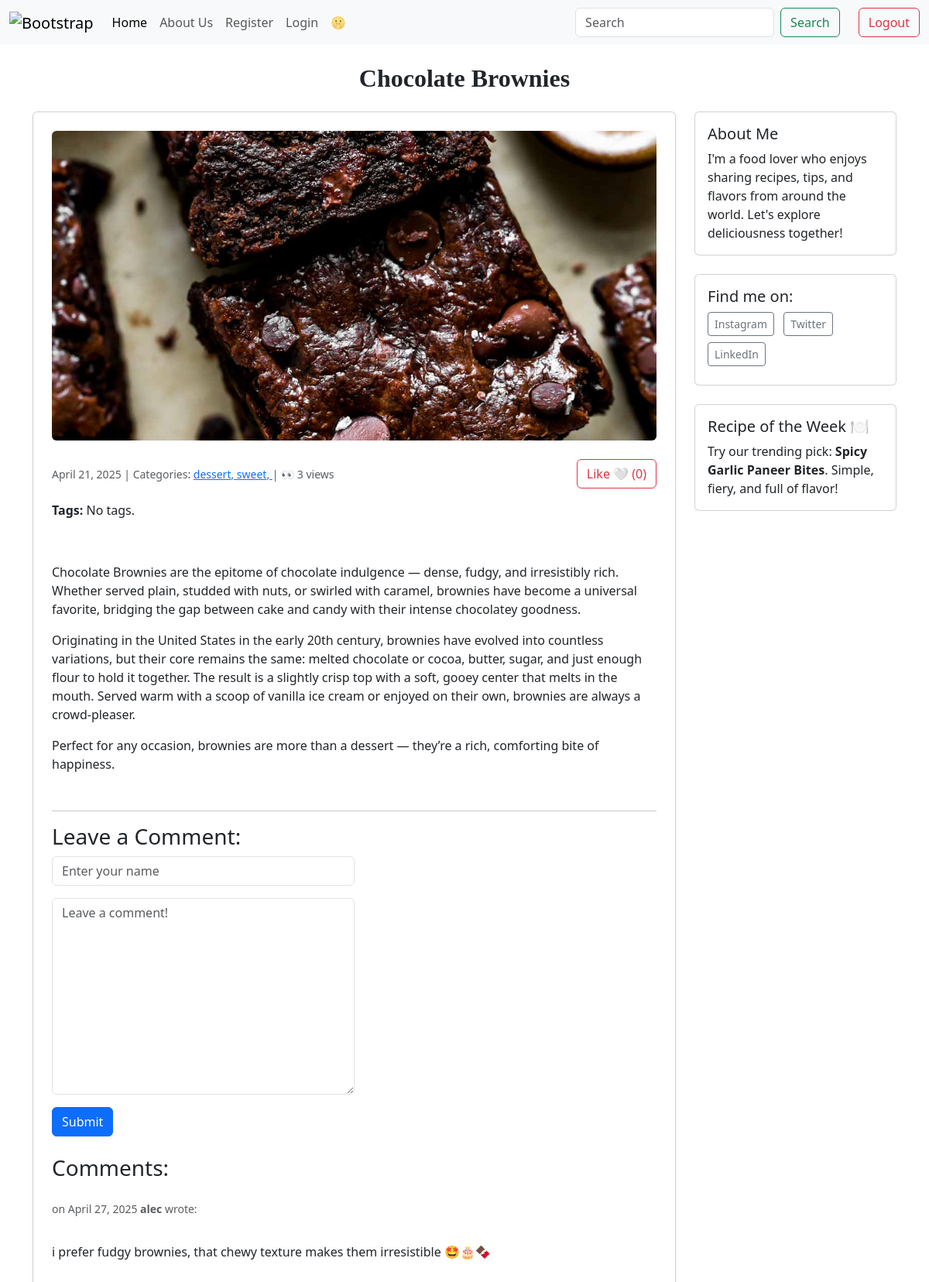
/post/16/, run on an earlier commit of the app's database.
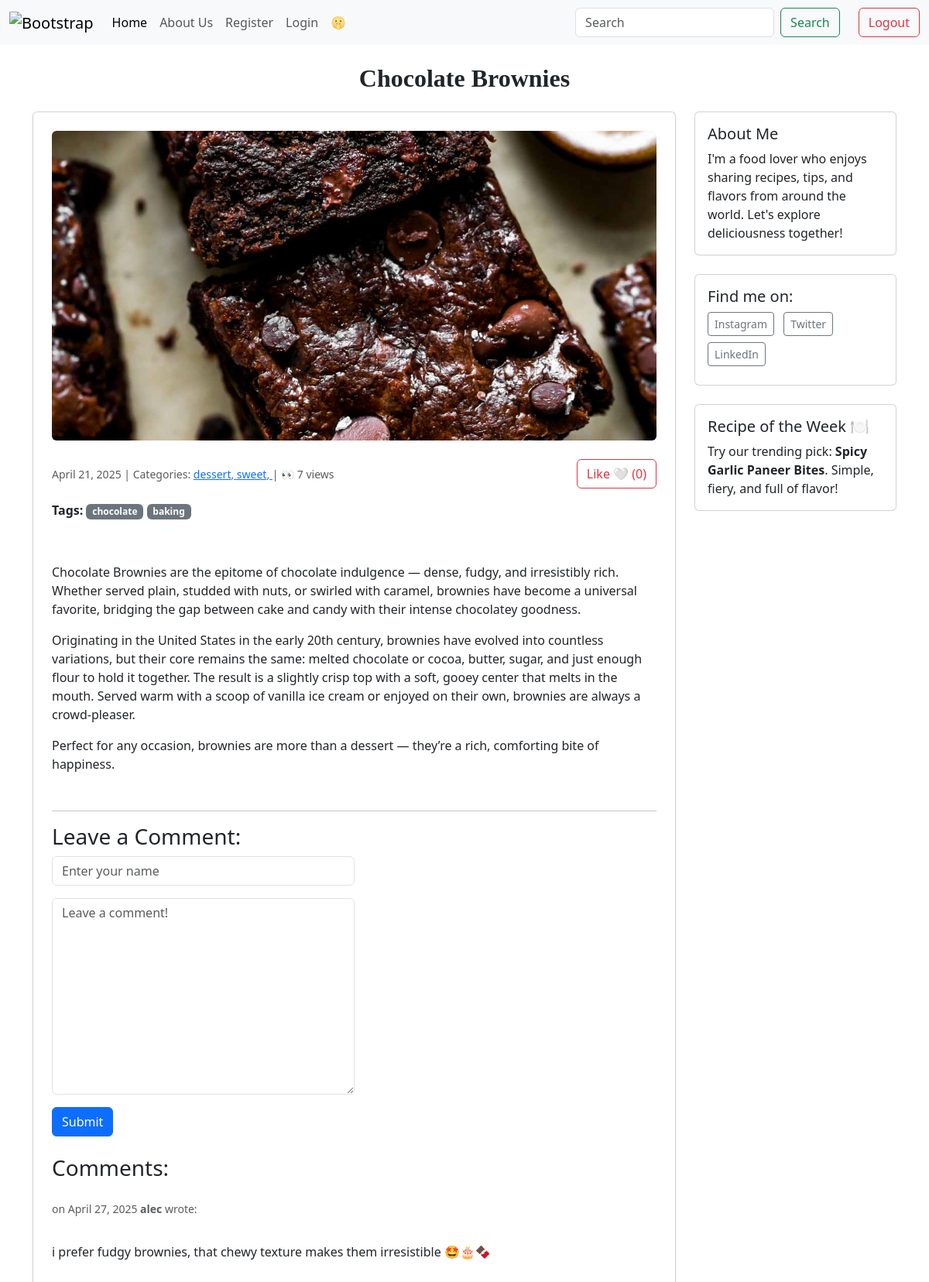
And on a later commit of the database.
### blogapp/models.py (models this page shows, shortened)
class Post(models.Model):
    title = models.CharField(max_length=255)
    body = models.TextField(default='nada')
    created_on = models.DateTimeField(auto_now_add=True)
    last_modified = models.DateTimeField(auto_now=True)
    categories = models.ManyToManyField("Category", related_name="posts")
    image = models.ImageField(upload_to='post_images/', blank=True, null=True)
    likes = models.ManyToManyField(User, related_name='post_likes', blank=True)
    tags = models.ManyToManyField('Tag', blank=True, related_name='posts')
    def total_likes(self):
        return self.likes.count()
    @property
    def total_views(self):
        return self.postview_set.count() #postview_set is Django’s default reverse relation

class Category(models.Model):
    name = models.CharField(max_length=30)
    class Meta:
        verbose_name_plural = 'Categories'

class Comment(models.Model):
    author = models.CharField(max_length=20)
    body = models.TextField()
    created_on = models.DateTimeField(auto_now_add=True)
    post = models.ForeignKey("Post", on_delete=models.CASCADE)

class Tag(models.Model):
    name = models.CharField(max_length=20)

### blogapp/views.py (the view, shortened to what this page needs)
# urls.py: path("post/<int:pk>/", views.blog_detail, name="blog_detail"),
def blog_detail(request, pk):
    post = Post.objects.get(pk=pk)
    form = CommentForm()
    if request.user.is_authenticated:
        PostView.objects.create(user=request.user, post=post)
    comments = Comment.objects.filter(post=post)
    context = {
        "post": post,
        "comments": comments,
        "form": CommentForm(),
    }
    return render(request, "blogapp/detail.html", context)

### blogapp/forms.py
class CommentForm(forms.Form):
    author = forms.CharField(
        max_length=35,
        widget = forms.TextInput(
            attrs={"class": "form-control", "placeholder": "Enter your name"}
        ),
    )
    body = forms.CharField(
        widget=forms.Textarea(
            attrs={'class':'form-control', "placeholder":"Leave a comment!"}
        ),
    )

### blogapp/templates/blogapp/detail.html (shortened to what this page needs)
{% extends "blogapp/index.html" %}
{% load widget_tweaks %}
    {% block page_title %}
    <div class="text-center my-4">
     <h2 style="font-family: 'Javanese Text', serif; font-weight: bold;"> {{post.title }} </h2>
    </div>
    {% endblock page_title %}
    {% block page_content %}
    <div class="container mt-4">
        <div class="row">
            <div class="col-md-9">
                <div class="card p-4 shadow-sm">
                    <img src="{{ post.image.url }}" class="card-img-top mb-4 rounded" alt="{{post.title}}" style="max-height: 400px; object-fit: cover;">
                    <div class="d-flex align-items-center justify-content-between mb-3">
                        <small class="text-muted">
                            {{ post.created_on.date}} | Categories:
                            {% for category in post.categories.all %}
                                <a href="{% url 'blog_category' category.name %}">
                                    {{ category.name }},
                                </a>
                            {% endfor %}
                            | 👀 {{post.total_views}} views
                        </small>
                        <form action="{% url 'like_post' post.pk %}" method="POST">
                            {% if user in post.likes.all %}
                                <button type="submit" class="btn btn-danger">Unlike ❤️ ({{ post.total_likes }})</button>
                            {% else %}
                                <button type="submit" class="btn btn-outline-danger">Like 🤍 ({{ post.total_likes }})</button>
                            {% endif %}
                        </form>
                    </div>
                    <p><strong>Tags:</strong>
                        {% for tag in post.tags.all %}
                            <span class="badge bg-secondary">{{ tag.name }}</span>
                        {% empty %}
                            No tags.
                        {% endfor %}
                    </p>
                    <p class="mb-4 mt-3"> {{ post.body | linebreaks }}</p>
                    <hr>
                    <h3> Leave a Comment:</h3>
                    <form method="post" class="mb-4">
                        <div class='mb-3 w-50'>
                            {{form.author|add_class:"form_control"}}
                        </div>
                        <div class='mb-3 w-50'>
                            {{form.body|add_class:"form_control"}}
                        </div>
                        <button type="submit" class="btn btn-primary">Submit</button>
                    </form>
                    <h3>Comments: </h3>
                    {% for comment in comments %}
                    <p class="mt-3">
                        <small class="text-muted">
                        on {{comment.created_on.date}} <b> {{comment.author}}</b> wrote:
                        </small>
                    </p>
                    <p>
                        {{comment.body | linebreaks}}
                    </p>
                    {% endfor %}
                </div>
            </div>
             <div class="col-md-3">
                {% include "partials/sidebar.html" %}
             </div>
        </div>
    </div>
    {% endblock page_content %}

### blogapp/templates/blogapp/index.html (shortened to what this page needs)
<!DOCTYPE html>
<html lang="en">
<head>
    <link href="https://cdn.jsdelivr.net/npm/bootstrap@5.3.3/dist/css/bootstrap.min.css" rel="stylesheet">
</head>
<body>
<nav class="navbar navbar-expand-lg bg-body-tertiary">
    <div class="container-fluid">
      <a class="navbar-brand" href="/">
        <img src="https://cdn.vectorstock.com/i/500p/89/68/abstract-logo-of-a-cafe-or-restaurant-spoon-vector-17248968.jpg" alt="Bootstrap" width="60" height="60">
      </a>
      <div class="collapse navbar-collapse" id="navbarSupportedContent">
        <ul class="navbar-nav me-auto mb-2 mb-lg-0">
          <li class="nav-item">
            <a class="nav-link active" aria-current="page" href="/">Home</a>
          </li>
          <li class="nav-item">
            <a class="nav-link" href="/about/">About Us</a>
          </li>
          <li class="nav-item">
            <a class="nav-link" href="/register/">Register</a>
          </li>
          <li class="nav-item">
            <a class="nav-link" href="/login/">Login</a>
          </li>
          <li class="nav-item">
            <a class="nav-link" href="/exclusive/">🤫</a>
          </li>
        </ul>
        <form class="d-flex" role="search" action="{% url 'blog_search' %}" method="get">
          <input class="form-control me-2" name="query" type="search" placeholder="Search" aria-label="Search">
          <button class="btn btn-outline-success" type="submit">Search</button>
        </form>
        <form class="ms-4" action="{% url 'blog_logout'%}" method="post">
            <button class="btn btn-outline-danger">Logout</button>
        </form>
      </div>
    </div>
  </nav>
{% block page_title %}
{% load static %}
{% endblock page_title %}
{% block page_content %}{% endblock page_content %}
</body>
</html>

### templates/partials/sidebar.html
<div class="card mb-4">
    <div class="card-body">
        <h5 class="card-title">About Me</h5>
        <p class="card-text">
            I'm a food lover who enjoys sharing recipes, tips, and flavors from around the world. Let's explore deliciousness together!
        </p>
    </div>
</div>
<div class="card mb-4">
    <div class="card-body">
        <h5 class="card-title">Find me on:</h5>
        <a href="https://www.instagram.com" target="_blank" class="btn btn-outline-secondary btn-sm me-2 mb-2">Instagram</a>
        <a href="https://www.twitter.com" target="_blank" class="btn btn-outline-secondary btn-sm me-2 mb-2">Twitter</a>
        <a href="https://www.linkedin.com" target="_blank" class="btn btn-outline-secondary btn-sm mb-2">LinkedIn</a>
    </div>
</div>
<div class="card">
    <div class="card-body">
        <h5 class="card-title">Recipe of the Week 🍽️</h5>
        <p class="card-text">Try our trending pick: <strong>Spicy Garlic Paneer Bites</strong>. Simple, fiery, and full of flavor!</p>
    </div>
</div>

What changed in the data, as far as the page shows it:
changed Post "Chocolate Brownies": total_views "3" → "7"
added Tag: name "chocolate"
added Tag: name "baking"
Also different on the page:
text no longer shown: "No tags."
